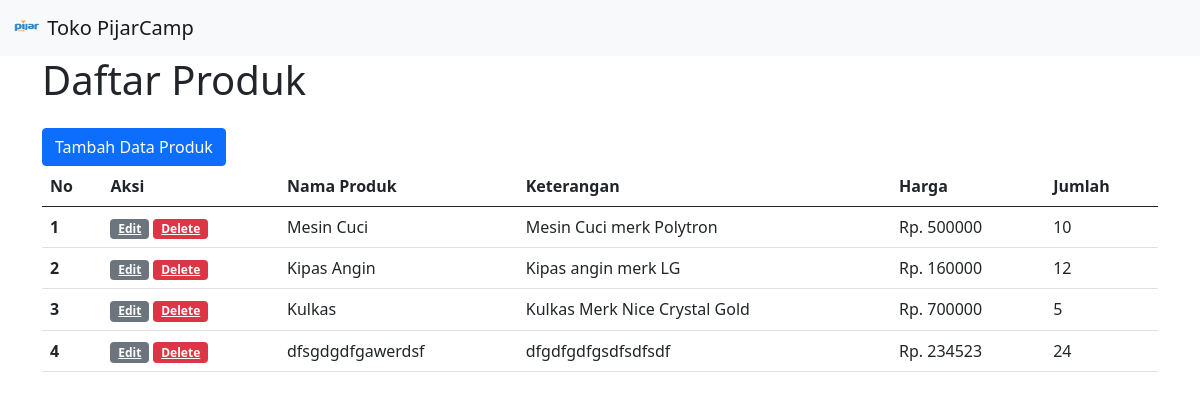
The page / on the database its author committed.
### tables this page shows
CREATE TABLE `produk` (
  `id` int(11) NOT NULL,
  `nama_produk` varchar(128) NOT NULL,
  `keterangan` varchar(128) NOT NULL,
  `harga` int(8) NOT NULL,
  `jumlah` int(5) NOT NULL
);

### application/controllers/Home.php (called while the page is built, shortened)
<?php
class Home extends CI_Controller
{
    public function __construct()
    {
        $this->load->model('Produk_model');
        $this->load->library('form_validation');
    }
    public function index()
    {
        $data['title'] = 'Home';
        $data['produk'] = $this->Produk_model->getAllProduk();
        $this->load->view('header', $data);
        $this->load->view('home', $data);
        $this->load->view('footer');
    }
}

### index.php (called while the page is built, shortened)
<?php
require_once BASEPATH.'core/CodeIgniter.php';

### application/models/Produk_model.php (called while the page is built, shortened)
<?php
class Produk_model extends CI_Model
{
    public function getAllProduk()
    {
        return $this->db->get('produk')->result_array();
    }
}

### application/views/home.php (the view, shortened to what this page needs)
<div class="container">
    <div class="row">
        <div class="col">
            <h1>Daftar Produk</h1>
            <a href="home/add" class="btn btn-primary mt-3">Tambah Data Produk</a>
            <table class="table table-hover">
                <thead>
                    <tr>
                        <th scope="col">No</th>
                        <th scope="col">Aksi</th>
                        <th scope="col">Nama Produk</th>
                        <th scope="col">Keterangan</th>
                        <th scope="col">Harga</th>
                        <th scope="col">Jumlah</th>
                    </tr>
                </thead>
                <tbody>
                    <?php $i = 1; ?>
                    <?php foreach ($produk as $p) : ?>
                        <tr>
                            <th scope="row"><?= $i; ?></th>
                            <td>
                                <a href="home/edit/<?= $p['id']; ?>" class="badge bg-secondary">Edit</a>
                                <a href="home/delete/<?= $p['id']; ?>" class="badge bg-danger tombol-hapus">Delete</a>
                            </td>
                            <td><?= $p['nama_produk']; ?></td>
                            <td><?= $p['keterangan']; ?></td>
                            <td>Rp. <?= $p['harga']; ?></td>
                            <td><?= $p['jumlah']; ?></td>
                        </tr>
                        <?php $i++; ?>
                    <?php endforeach; ?>
                </tbody>
            </table>
        </div>
    </div>
</div>

### application/views/header.php (shortened to what this page needs)
<!doctype html>
<html lang="en">
<head>
    <link href="https://cdn.jsdelivr.net/npm/bootstrap@5.0.2/dist/css/bootstrap.min.css" rel="stylesheet">
</head>
<body>
    <nav class="navbar navbar-light bg-light">
        <div class="container-fluid">
            <a class="navbar-brand" href="<?= base_url('home'); ?>">
                <img src="<?= base_url('assets/img/Pijar Camp.png'); ?>" alt="" width="30" height="24" class="d-inline-block align-text-top">
                Toko PijarCamp
            </a>
        </div>
    </nav>

### application/views/footer.php (shortened to what this page needs)
</body>
</html>

### rows shown on the page
produk: nama_produk "Mesin Cuci", keterangan "Mesin Cuci merk Polytron", harga "500000", jumlah "10"
produk: nama_produk "Kipas Angin", keterangan "Kipas angin merk LG", harga "160000", jumlah "12"
produk: nama_produk "Kulkas", keterangan "Kulkas Merk Nice Crystal Gold", harga "700000", jumlah "5"
produk: nama_produk "dfsgdgdfgawerdsf", keterangan "dfgdfgdfgsdfsdfsdf", harga "234523", jumlah "24"
